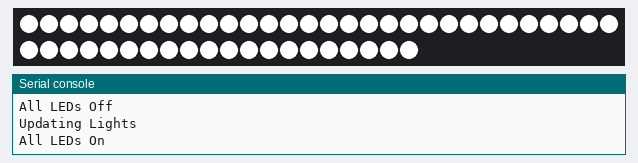
Simulated run of this program. Board: CircuitPython board. Parts: 50 RGB LEDs in strip order, left to right, continuing on the next row, the last lines printed to the serial console. At 29.6 s the program ends and the board releases its pins; the recording ends there.

Above: at 1.1 s.
At 4.96 s:
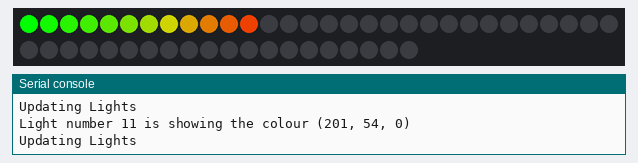
At 9.05 s:
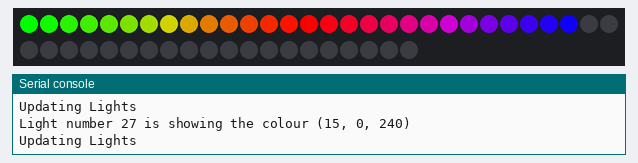
At 12.62 s:
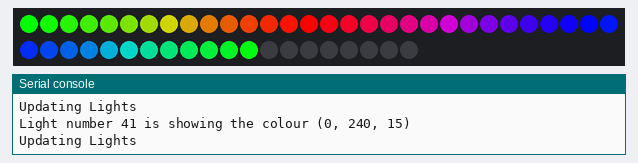
At 16.94 s:
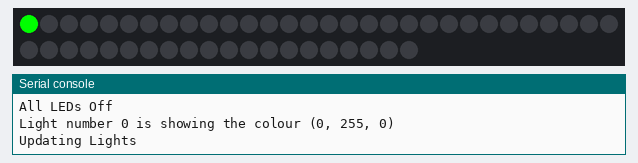
At 29.46 s:
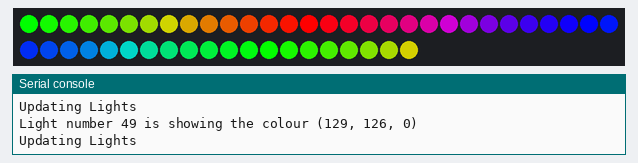

The program:

MakeLightsGreatAgain.py
```python
import time
import board
import neopixel
maxLights = 50
pixels = neopixel.NeoPixel(board.D18, maxLights, brightness=1,pixel_order=neopixel.RGB)
maxLoops = 2

def updateLights():
    pixels.show()
    #pixels.write()
    print("Updating Lights")

def ledOn():
    pixels.fill((255,255,255))
    updateLights()
    print("All LEDs On")

def ledOff():
    pixels.fill((0,0,0))
    updateLights()
    print("All LEDs Off")

def wheel(pos):
    # Input a value 0 to 255 to get a color value.
    # The colours are a transition r - g - b - back to r.
    if pos < 0 or pos > 255:
        r = g = b = 0
    elif pos < 85:
        r = int(pos * 3)
        g = int(255 - pos * 3)
        b = 0
    elif pos < 170:
        pos -= 85
        r = int(255 - pos * 3)
        g = 0
        b = int(pos * 3)
    else:
        pos -= 170
        r = 0
        g = int(pos * 3)
        b = int(255 - pos * 3)
    return (r, g, b)


def rainbowCycle(wait):
    for i in range(maxLights):
        pixelIndex = (i * 256 // maxLights) + i
        output = wheel(pixelIndex & 255)
        print("Light number", i, "is showing the colour", output)
        pixels[i] = output
        updateLights()
        time.sleep(wait)

for counter in range(maxLoops):
    ledOff()
    time.sleep(1)
    ledOn()
    time.sleep(1)
    ledOff()
    rainbowCycle(0.25)
ledOff()
```

Measured:
- what the display in image 0 shows lasts 1.0 s, from 1.0 s to 2.0 s
